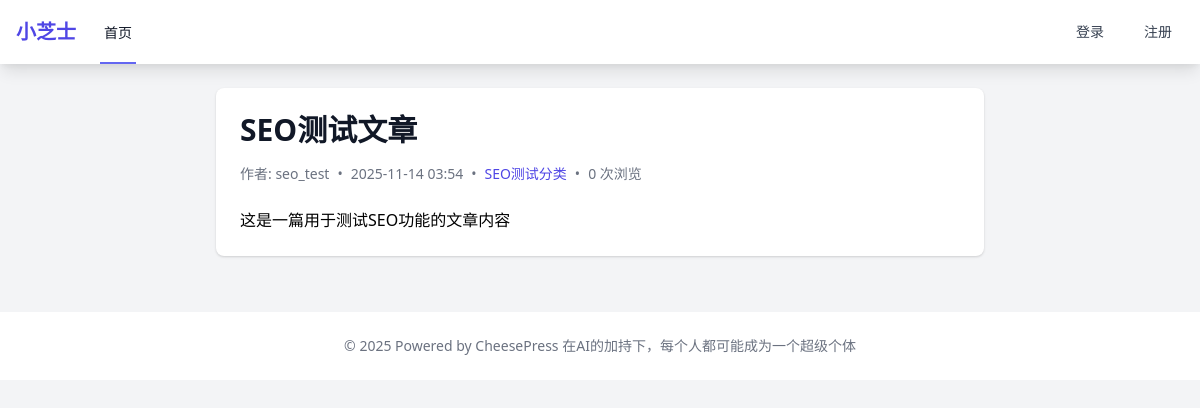
Page /post/seo-test-post on the earlier database version.
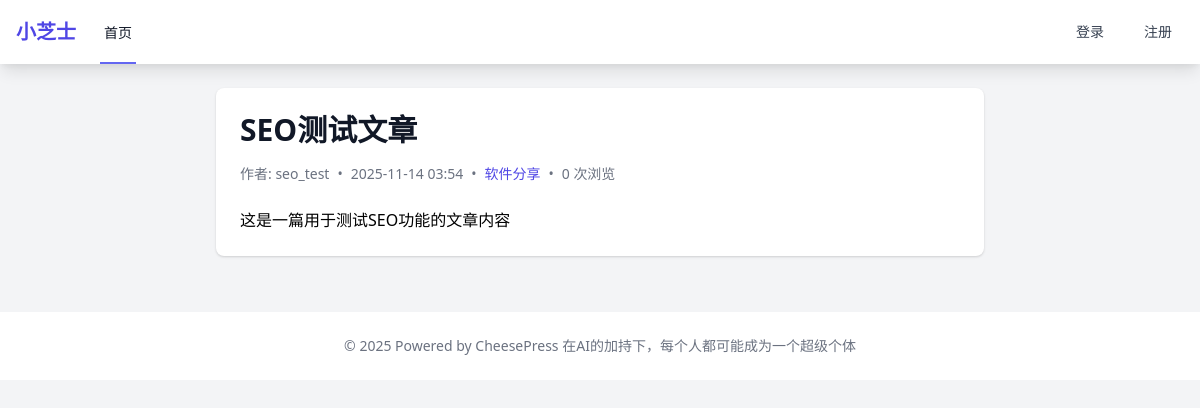
Same page on the later database version.
### app/models/__init__.py (models this page shows)
class Category(db.Model):
    __tablename__ = 'categories'
    id = db.Column(db.Integer, primary_key=True)
    name = db.Column(db.String(100), unique=True, nullable=False)
    slug = db.Column(db.String(100), unique=True, nullable=False)
    description = db.Column(db.Text, nullable=True)
    parent_id = db.Column(db.Integer, db.ForeignKey('categories.id'), nullable=True)
    created_at = db.Column(db.DateTime, default=datetime.utcnow)
    seo_title = db.Column(db.String(200), nullable=True)
    seo_description = db.Column(db.Text, nullable=True)
    seo_keywords = db.Column(db.Text, nullable=True)
    parent = db.relationship('Category', remote_side=[id], backref='subcategories')
    posts = db.relationship('Post', backref='category', lazy=True)

### app/main/__init__.py (the view)
@bp.route('/post/<slug>')
def post_detail(slug):
    post = Post.query.filter_by(slug=slug).first_or_404()
    return render_template('main/post_detail.html', post=post)

### app/utils/seo.py (called while the page is built)
def get_seo_settings():
    return SeoSetting.query.first()

def get_post_seo_data(post):
    title = post.seo_title or post.title
    description = post.seo_description or (post.excerpt[:160] if post.excerpt else '')
    keywords = post.seo_keywords or ''
    og_image = post.seo_og_image or (post.featured_image if post.featured_image else '')
    canonical_url = url_for('main.post_detail', slug=post.slug, _external=True)
    return {
        'title': title,
        'description': description,
        'keywords': keywords,
        'og_image': og_image,
        'canonical_url': canonical_url
    }

def register_seo_functions(app):
    @app.context_processor
    def inject_seo_functions():
        return dict(
            get_post_seo_data=get_post_seo_data,
            get_category_seo_data=get_category_seo_data,
            generate_meta_tags=generate_meta_tags
        )

### app/templates/main/post_detail.html (shortened to what this page needs)
{% extends "base.html" %}
{% from 'macros/seo.html' import render_meta_tags %}
{% from 'macros/seo_utils.html' import get_seo_settings %}
{% block content %}
<div class="max-w-3xl mx-auto">
    <article class="bg-white shadow rounded-lg overflow-hidden">
        <div class="p-6">
            <h1 class="text-3xl font-bold text-gray-900 mb-4">{{ post.title }}</h1>
            <div class="flex items-center text-sm text-gray-500 mb-6">
                <span>作者: {{ post.author.username }}</span>
                <span class="mx-2">•</span>
                <span>{{ post.created_at.strftime('%Y-%m-%d %H:%M') }}</span>
                {% if post.category %}
                    <span class="mx-2">•</span>
                    <span class="text-indigo-600">{{ post.category.name }}</span>
                {% endif %}
                <span class="mx-2">•</span>
                <span>{{ post.view_count }} 次浏览</span>
            </div>
            <div class="prose max-w-none">
                {{ post.content|safe }}
            </div>
        </div>
    </article>
</div>
{% endblock %}

Differences in the rows shown:
changed Category: category.name "SEO测试分类" → "软件分享"
